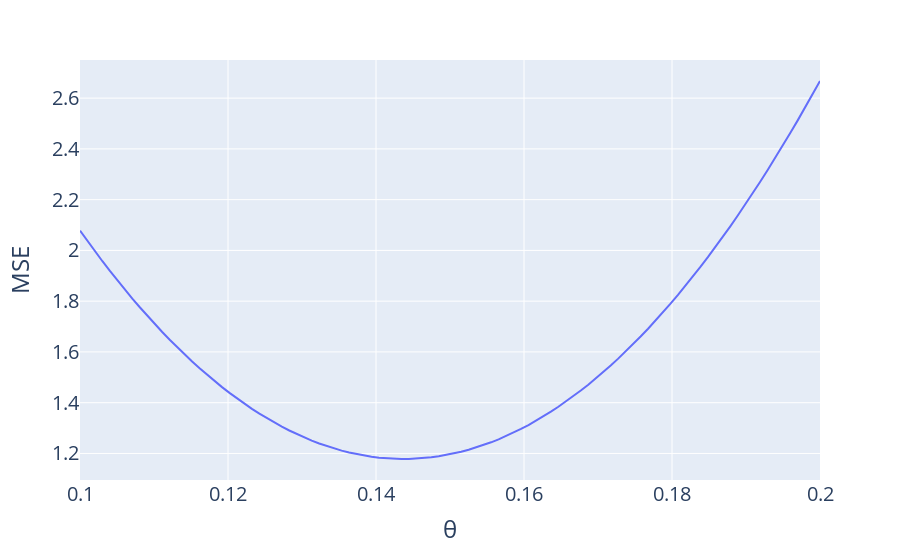

Notebook code cell kept with this figure:
### Code cell
fig = px.line(x=thetas, y=mses)
fig.update_layout(
    xaxis_title='θ',
    yaxis_title='MSE',
    font_size=20,
)
